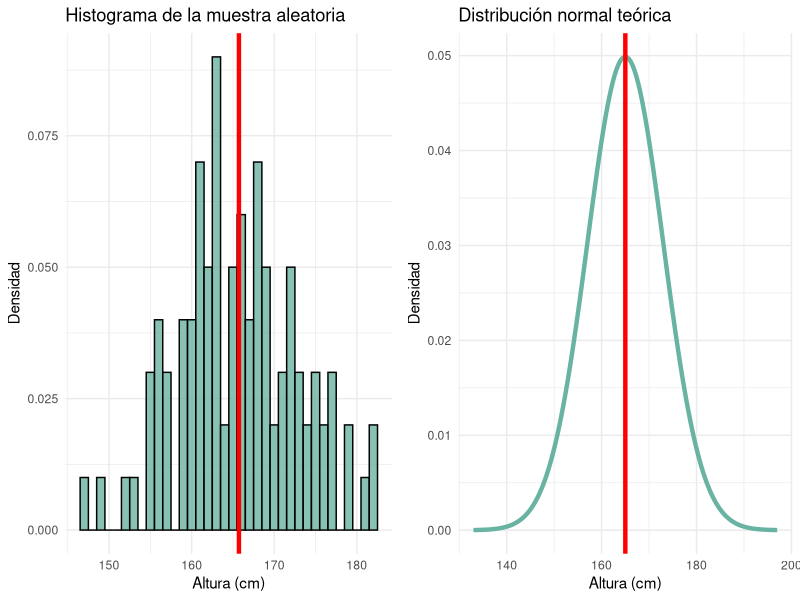

The R source for this figure:
# DITRIBUCION DISCRETA
# Estamos interesados en conocer la altura promedio de estudiantes de una escuela 
# secundaria. Para hacerlo, tomamos una muestra aleatoria de 100 estudiantes y 
# registramos sus alturas en centímetros. Supongamos que la distribución de las 
# alturas de los estudiantes en la población sigue una distribución discreta con 
# media μ = 165 cm y desviación estándar σ = 8 cm.

library(ggplot2)
library(gridExtra)

# Definir los parámetros de la población
mu <- 165   # media de la población
sigma <- 8  # desviación estándar de la población

# Generar una muestra aleatoria de 100 estudiantes
set.seed(123) # Para que los resultados sean reproducibles
n <- 100
muestra <- rnorm(n, mean = mu, sd = sigma)

# Calcular la media muestral y el error estándar
media_muestral <- mean(muestra)
error_estandar <- sigma/sqrt(n)

# Crear un histograma de la muestra aleatoria
p1 <- ggplot(data.frame(muestra), aes(x = muestra)) +
  geom_histogram(aes(y = ..density..), binwidth = 1,
                 fill = "#69b3a2", color = "black", alpha = 0.8) +
  geom_vline(xintercept = media_muestral, color = "red", size = 1.5) +
  ggtitle("Histograma de la muestra aleatoria") +
  xlab("Altura (cm)") +
  ylab("Densidad") +
  theme_minimal()

# Crear una distribución normal teórica con media y desviación estándar correspondientes a los parámetros de la población
x <- seq(mu - 4*sigma, mu + 4*sigma, length.out = 1000)
y <- dnorm(x, mean = mu, sd = sigma)
datos_normal <- data.frame(x, y)

# Crear un gráfico de la distribución normal teórica
p2 <- ggplot(datos_normal, aes(x = x, y = y)) +
  geom_line(color = "#69b3a2", size = 1.5) +
  geom_vline(xintercept = mu, color = "red", size = 1.5) +
  ggtitle("Distribución normal teórica") +
  xlab("Altura (cm)") +
  ylab("Densidad") +
  theme_minimal()

# Combinar ambos gráficos
grid.arrange(p1, p2, ncol = 2)
